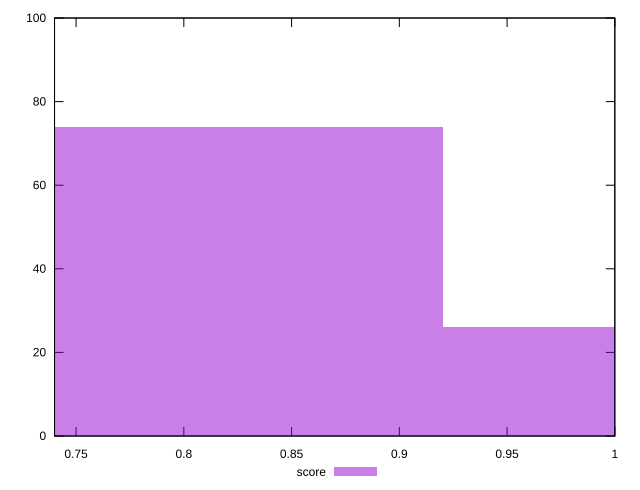

Recreate this plot in gnuplot.
reset

$score <<EOF
0.7886067456277077 74
1.0514756608369435 26
EOF

set key outside below
set boxwidth 0.2628689152092359
set xrange [0.74:1]
set yrange [0:100]
set trange [0:100]
set style fill transparent solid 0.5 noborder
set terminal svg size 640, 490 enhanced background rgb 'white'
set output "report_00018_2021-02-10T15-25-16.877Z/uses-rel-preconnect/samples/pages/score/histogram.svg"

plot $score title "score" with boxes

reset
